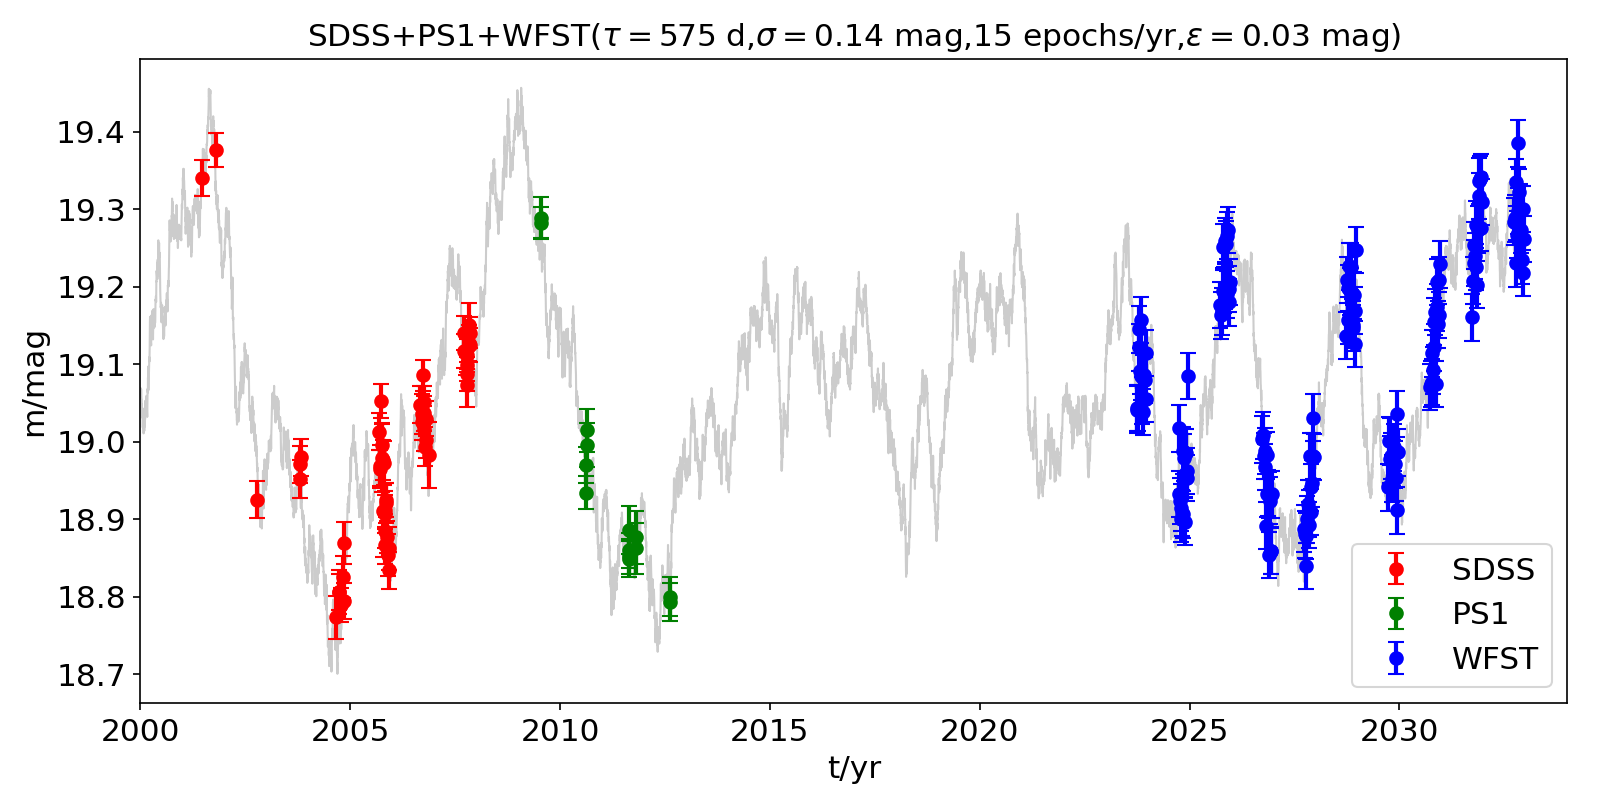

Generate this figure with Python:
import numpy as np
import matplotlib.pyplot as plt
import math

def DRW_process(t,tau,m,SF):
    r=np.diff(t)/tau
    ls=[np.random.normal(m,SF/1.414,1)[0]]
    for i in range(len(t)-1):
        if r[i]<0:print('Error:时间序列未排序');return 
        stdev=(1-np.exp(-2*r[i]))**0.5*SF/1.414
        loc=ls[i]*np.exp(-r[i])+m*(1-np.exp(-r[i]))
        ls.append(np.random.normal(loc,stdev,1)[0])
    return np.array(ls)
    
def MJD_trans(JD):
	JD = JD +2400001  # 转换为儒略历
	Z = math.floor(JD)
	F = JD - Z  # 日的小数部分
	if Z < 2299161:  # 儒略历
		A = Z
	else:  # 格里历
		a = math.floor((Z - 2305507.25) / 36524.25)
		A = Z + 10 + a - math.floor(a/4)
	k = 0
	while True:
		B = A + 1524  # 以BC4717年3月1日0时为历元
		C = math.floor((B-122.1)/365.25)  # 积年
		D = math.floor(365.25 * C)  # 积年的日数
		E = math.floor((B-D)/30.6)  # B-D为年内积日，E即月数
		day = B - D - math.floor(30.6*E) + F
		if day >= 1: break  # 否则即在上一月，可前置一日重新计算
		A -= 1
		k += 1
	month = E - 1 if E < 14 else E - 13
	year = C - 4716 if month > 2 else C - 4715
	day += k
	if int(day)==0:
		day+=1
	return (year+(month-1)/12+day/365.25)

def SP(name):
    f=open('/home/charon/桌面/AGN光学光变的模拟和测量/Simulation/QSO_S82/'+name)
    l=[]
    for line in f:
            line=line.replace('\n','')
            l.append(list(map(eval, line.split(" "))))
    f.close()
    lt_sdss=[]
    le_sdss=[]
    lm_sdss=[]
    for i in range(len(l)):
        lt_sdss.append(MJD_trans(l[i][6]))
        if l[i][8]<0.02:
            le_sdss.append(l[i][8]+0.01)
        else:
            le_sdss.append(l[i][8])
        lm_sdss.append(l[i][7])

    lmc=lm_sdss.copy()
    lec=le_sdss.copy()
    ltc=lt_sdss.copy()
    for i in range(len(lmc)):
        if lmc[i]>25 or lmc[i]<15:
            lm_sdss.remove(lmc[i])
            lt_sdss.remove(ltc[i])
            le_sdss.remove(lec[i])
        
    t_sdss=np.array(lt_sdss)
    sigma_sdss=np.array(le_sdss)
    #PS1
    f=open('/home/charon/桌面/AGN光学光变的模拟和测量/Simulation/PS1/'+name)
    l=[]
    for line in f:
        line=line.replace('\n','')
        l.append(list(map(eval, line.split(" ")[:-1])))
    f.close()
    lt_ps=[]
    le_ps=[]
    lm_ps=[]
    for i in range(len(l)):
        lt_ps.append(MJD_trans(l[i][0]))
        if l[i][2]<0.02:
            le_ps.append(l[i][2]+0.01)
        else:
            le_ps.append(l[i][2])
        lm_ps.append(l[i][1])
    lmc=lm_ps.copy()
    lec=le_ps.copy()
    ltc=lt_ps.copy()
    for i in range(len(lmc)):
        if lmc[i]>25 or lmc[i]<15:
            lm_ps.remove(lmc[i])
            lt_ps.remove(ltc[i])
            le_ps.remove(lec[i])
    #去除坏点
    m_sdss=0
    m_ps=0
    for i in lm_sdss:
        m_sdss+=i
    for i in lm_ps:
        m_ps+=i
    mean=(m_sdss+m_ps)/(len(lm_sdss)+len(lm_ps))

    lec=le_ps.copy()
    ltc=lt_ps.copy()
    lmc=lm_ps.copy()
    for i in range(len(lmc)):
        if abs(lmc[i]-mean)>7*lec[i]:
            le_ps.remove(lec[i])
            lt_ps.remove(ltc[i])
            lm_ps.remove(lmc[i])
    t_ps=np.sort(np.array(lt_ps))
    sigma_ps=np.array(le_ps)
    return (t_sdss-1998)*365.25,sigma_sdss,(t_ps-1998)*365.25,sigma_ps,mean

def obs(cad):
    if cad in [5,10,30]:
        t=np.linspace(1,91,cad*3+1)[:-1]+np.random.uniform(-0.13,0.13,cad*3)
        for i in range(9):
            t1=np.linspace(1,91,cad*3+1)[:-1]+np.random.uniform(-0.13,0.13,cad*3)
            t0=(i+1)*365.25+t1
            t=np.append(t,t0)
        return t
    elif cad==60:
        t=np.linspace(1,91,91)[:-1]+np.random.uniform(-0.13,0.13,90)
        for i in range(9):
            t1=np.linspace(1,91,91)[:-1]+np.random.uniform(-0.13,0.13,90)
            t0=(i+1)*365.25+t1
            t=np.append(t,t0)
            
        for i in range(10):
            t1=np.linspace(1,91,91)[:-1]+np.random.uniform(-0.13,0.13,90)
            t0=i*365.25+t1
            t=np.append(t,t0)    
        return np.sort(t)

tau=575
name=input('输入ID：')
t_sdss,e_sdss,t_ps,e_ps,mean=SP(name)
t_wfst=obs(5)+25.75*365

#dt=np.array([100,100,100,100,100,200,200,200,300,300,400,400,400,700])
#t_wfst=np.cumsum(np.concatenate((np.array([9131]),dt)))
t0=np.arange(0,365.25*35,1)
np.random.seed(5)
y=DRW_process(t0,tau,mean,0.2)
print('SDSS+PS1的采样数为',len(t_sdss)+len(t_ps))

s_sdss=np.array([])
for i in range(len(t_sdss)):
    j=round(t_sdss[i])
    s_sdss=np.append(s_sdss,np.random.normal(y[j],e_sdss[i],1)[0])
s_ps=np.array([])
for i in range(len(t_ps)):
    j=round(t_ps[i])
    s_ps=np.append(s_ps,np.random.normal(y[j],e_ps[i],1)[0])
s_wfst=np.array([])
e_wfst=np.array([])
for i in range(len(t_wfst)):
    j=round(t_wfst[i])
    
    e_r=0.03
    e_wfst=np.append(e_wfst,e_r)
    s_wfst=np.append(s_wfst,np.random.normal(y[j],e_wfst[-1],1)[0])
    #s_wfst=np.append(s_wfst,np.random.normal(y[j],0.03,1)[0])
    
plt.figure(figsize=(25,5),dpi=150)
plt.plot(t0/365.25+1998,y,'0.8',lw=1)
plt.errorbar(t_sdss/365.25+1998,s_sdss,yerr=e_sdss,fmt='o',ecolor='r',color='r',
             elinewidth=2,capsize=4,label='SDSS')
plt.errorbar(t_ps/365.25+1998,s_ps,yerr=e_ps,fmt='o',ecolor='g',color='g',
             elinewidth=2,capsize=4,label='PS1')
plt.errorbar(t_wfst/365.25+1998,s_wfst,yerr=e_wfst,fmt='o',ecolor='b',color='b',
             elinewidth=2,capsize=4,label='WFST')
plt.xlabel('t/yr',fontsize=15)
plt.ylabel('m/mag',fontsize=15)
plt.title(r'SDSS+PS1+WFST($\tau=575$ d,$\sigma=0.14$ mag,15 epochs/yr,$\epsilon=0.03$ mag)',fontsize=15)
plt.xlim(2000,2034)
plt.xticks(fontsize=15)
plt.yticks(fontsize=15) 
plt.legend(fontsize=15)
print(t_wfst/365.25+1998)
plt.show()
